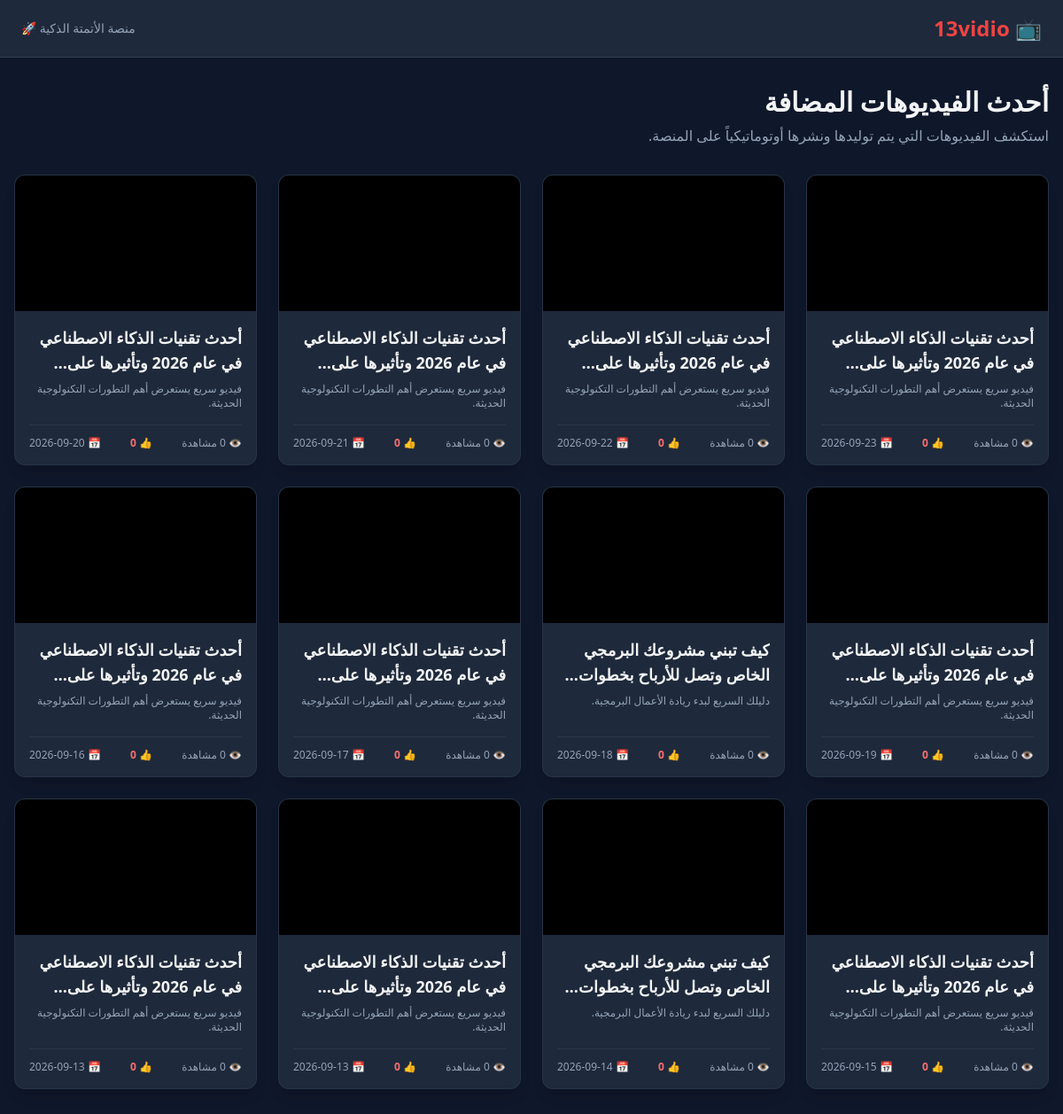
Before: / with the older database file.
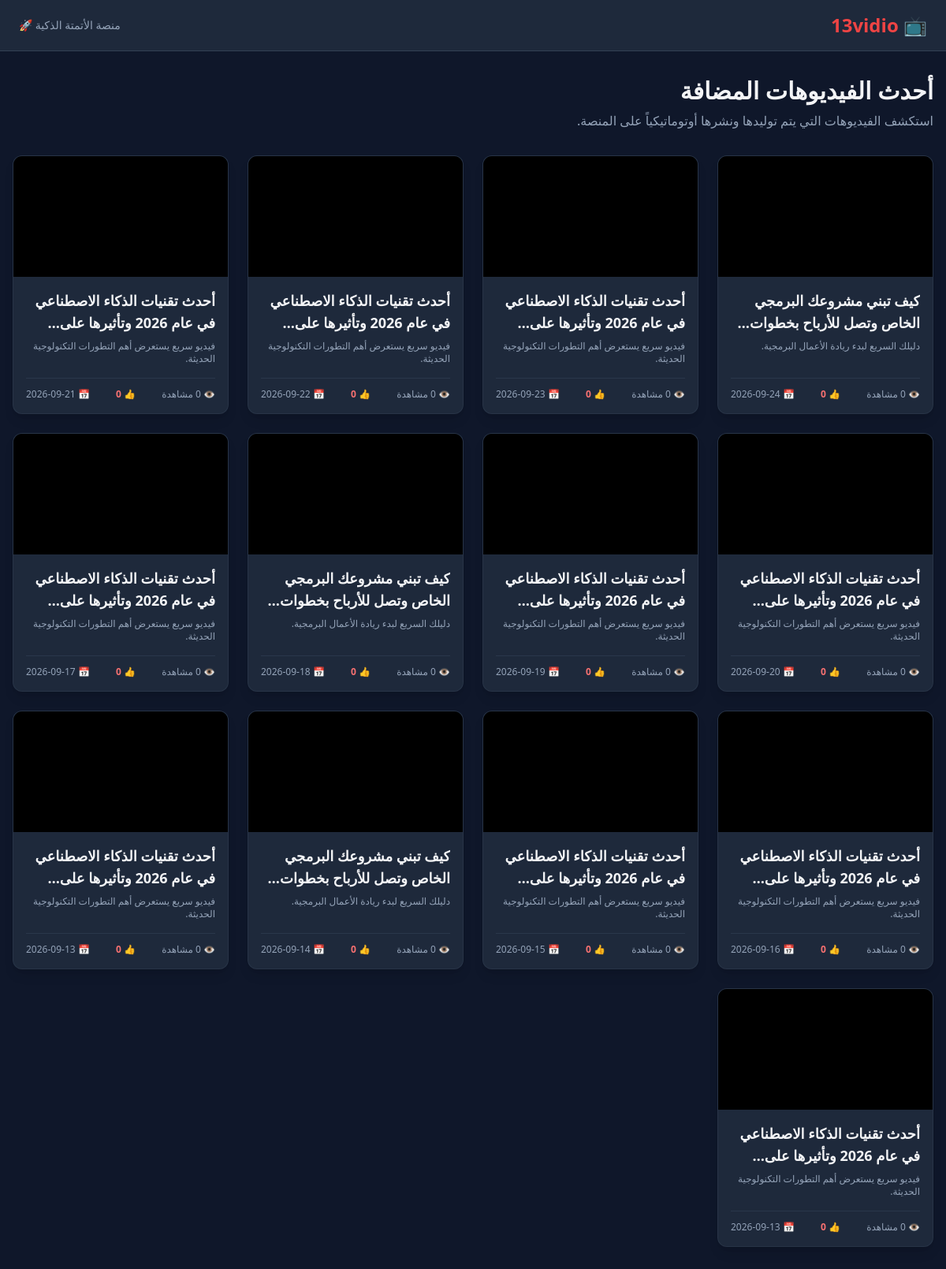
After: the same page with the newer database file.
### app.py (models this page shows)
class Video(db.Model):
  id = db.Column(db.Integer, primary_key=True)
  title = db.Column(db.String(200), nullable=False)
  description = db.Column(db.Text, nullable=True)
  video_url = db.Column(db.String(500), nullable=False)  # رابط الفيديو أو ملفه
  thumbnail_url = db.Column(
      db.String(500), nullable=True
  )  # صورة مصغرة للفيديو
  views = db.Column(db.Integer, default=0)
  likes = db.Column(db.Integer, default=0)
  created_at = db.Column(db.DateTime, default=datetime.utcnow)
  comments = db.relationship(
      "Comment", backref="video", lazy=True, cascade="all, delete-orphan"
  )

### app.py (the view)
@app.route("/")
def index():
  videos = Video.query.order_by(Video.created_at.desc()).all()
  return render_template("index.html", videos=videos)

### templates/index.html (shortened to what this page needs)
<!DOCTYPE html>
<html lang="ar" dir="rtl">
<head>
    <script src="https://cdn.tailwindcss.com"></script>
</head>
<body class="bg-slate-900 text-gray-100 min-h-screen">
    <nav class="bg-slate-800 border-b border-slate-700 px-6 py-4 flex justify-between items-center sticky top-0 z-50">
        <a href="{{ url_for('index') }}" class="text-2xl font-extrabold text-red-500 flex items-center gap-2">
            📺 13vidio
        </a>
        <div class="text-sm text-slate-400">
            منصة الأتمتة الذكية 🚀
        </div>
    </nav>
    <main class="max-w-7xl mx-auto px-4 py-8">
        <div class="mb-8">
            <h1 class="text-3xl font-bold mb-2">أحدث الفيديوهات المضافة</h1>
            <p class="text-slate-400">استكشف الفيديوهات التي يتم توليدها ونشرها أوتوماتيكياً على المنصة.</p>
        </div>
        <div class="grid grid-cols-1 sm:grid-cols-2 md:grid-cols-3 lg:grid-cols-4 gap-6">
            {% for video in videos %}
            <div class="bg-slate-800 rounded-xl overflow-hidden shadow-lg border border-slate-700/50 hover:border-red-500/50 transition duration-300 flex flex-col">
                <a href="{{ url_for('watch_video', video_id=video.id) }}" class="block aspect-video bg-black relative group">
                </a>
                <div class="p-4 flex flex-col flex-grow justify-between">
                    <div>
                        <a href="{{ url_for('watch_video', video_id=video.id) }}">
                            <h2 class="font-bold text-lg mb-2 line-clamp-2 hover:text-red-400 transition">{{ video.title }}</h2>
                        </a>
                        <p class="text-slate-400 text-xs line-clamp-2 mb-4">{{ video.description or "لا يوجد وصف." }}</p>
                    </div>
                    <div class="pt-3 border-t border-slate-700/60 flex justify-between items-center text-xs text-slate-400">
                        <span>👁️ {{ video.views }} مشاهدة</span>
                        <span class="text-red-400 font-semibold">👍 {{ video.likes }}</span>
                        <span>📅 {{ video.created_at.strftime('%Y-%m-%d') }}</span>
                    </div>
                </div>
            </div>
            {% else %}
            <div class="col-span-full text-center py-20 bg-slate-800/50 rounded-2xl border border-slate-800">
                <p class="text-xl text-slate-400 mb-2">لا توجد فيديوهات مضافة حتى الآن!</p>
                <p class="text-sm text-slate-500">قم بتشغيل أداة الأتمتة على جيت هب لتوليد أول فيديو.</p>
            </div>
            {% endfor %}
        </div>
    </main>
</body>
</html>

Changed rows visible on the page:
added Video: title "كيف تبني مشروعك البرمجي الخاص وتصل للأرباح…", description "دليلك السريع لبدء ريادة الأعمال البرمجية.", views "0", likes "0", created_at "2026-09-24"
